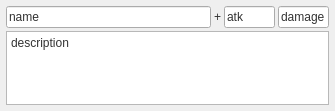
<?xml version="1.0" encoding="UTF-8"?>
<ui version="4.0">
 <class>CharacterFrameWidget</class>
 <widget class="QFrame" name="CharacterFrameWidget">
  <property name="geometry">
   <rect>
    <x>0</x>
    <y>0</y>
    <width>335</width>
    <height>111</height>
   </rect>
  </property>
  <property name="styleSheet">
   <string notr="true">background-image: url(:/img/data/parchment.jpg);
color: rgb(50, 50, 50);</string>
  </property>
  <layout class="QVBoxLayout" name="verticalLayout">
   <property name="spacing">
    <number>3</number>
   </property>
   <property name="leftMargin">
    <number>6</number>
   </property>
   <property name="topMargin">
    <number>6</number>
   </property>
   <property name="rightMargin">
    <number>6</number>
   </property>
   <property name="bottomMargin">
    <number>6</number>
   </property>
   <item>
    <layout class="QHBoxLayout" name="horizontalLayout" stretch="4,0,1,1">
     <item>
      <widget class="QLineEdit" name="name">
       <property name="sizePolicy">
        <sizepolicy hsizetype="Preferred" vsizetype="Fixed">
         <horstretch>0</horstretch>
         <verstretch>0</verstretch>
        </sizepolicy>
       </property>
       <property name="font">
        <font>
         <italic>false</italic>
        </font>
       </property>
       <property name="text">
        <string>name</string>
       </property>
       <property name="dmhValue" stdset="0">
        <string>name</string>
       </property>
      </widget>
     </item>
     <item>
      <widget class="QLabel" name="label_3">
       <property name="text">
        <string>+</string>
       </property>
      </widget>
     </item>
     <item>
      <widget class="QLineEdit" name="attackBonus">
       <property name="sizePolicy">
        <sizepolicy hsizetype="Preferred" vsizetype="Fixed">
         <horstretch>0</horstretch>
         <verstretch>0</verstretch>
        </sizepolicy>
       </property>
       <property name="font">
        <font>
         <italic>false</italic>
        </font>
       </property>
       <property name="text">
        <string>atk</string>
       </property>
       <property name="dmhValue" stdset="0">
        <string>attack_bonus</string>
       </property>
      </widget>
     </item>
     <item>
      <widget class="QLineEdit" name="damage">
       <property name="sizePolicy">
        <sizepolicy hsizetype="Preferred" vsizetype="Fixed">
         <horstretch>0</horstretch>
         <verstretch>0</verstretch>
        </sizepolicy>
       </property>
       <property name="font">
        <font>
         <italic>false</italic>
        </font>
       </property>
       <property name="text">
        <string>damage</string>
       </property>
       <property name="dmhValue" stdset="0">
        <string>damage</string>
       </property>
      </widget>
     </item>
    </layout>
   </item>
   <item>
    <widget class="QTextEdit" name="txtDescription">
     <property name="html">
      <string>&lt;!DOCTYPE HTML PUBLIC &quot;-//W3C//DTD HTML 4.0//EN&quot; &quot;http://www.w3.org/TR/REC-html40/strict.dtd&quot;&gt;
&lt;html&gt;&lt;head&gt;&lt;meta name=&quot;qrichtext&quot; content=&quot;1&quot; /&gt;&lt;meta charset=&quot;utf-8&quot; /&gt;&lt;style type=&quot;text/css&quot;&gt;
p, li { white-space: pre-wrap; }
hr { height: 1px; border-width: 0; }
li.unchecked::marker { content: &quot;\2610&quot;; }
li.checked::marker { content: &quot;\2612&quot;; }
&lt;/style&gt;&lt;/head&gt;&lt;body style=&quot; font-family:'Segoe UI'; font-size:9pt; font-weight:400; font-style:normal;&quot;&gt;
&lt;p style=&quot; margin-top:0px; margin-bottom:0px; margin-left:0px; margin-right:0px; -qt-block-indent:0; text-indent:0px;&quot;&gt;description&lt;/p&gt;&lt;/body&gt;&lt;/html&gt;</string>
     </property>
     <property name="dmhValue" stdset="0">
      <string>desc</string>
     </property>
    </widget>
   </item>
  </layout>
 </widget>
 <tabstops>
  <tabstop>attackBonus</tabstop>
 </tabstops>
 <resources/>
 <connections/>
</ui>
